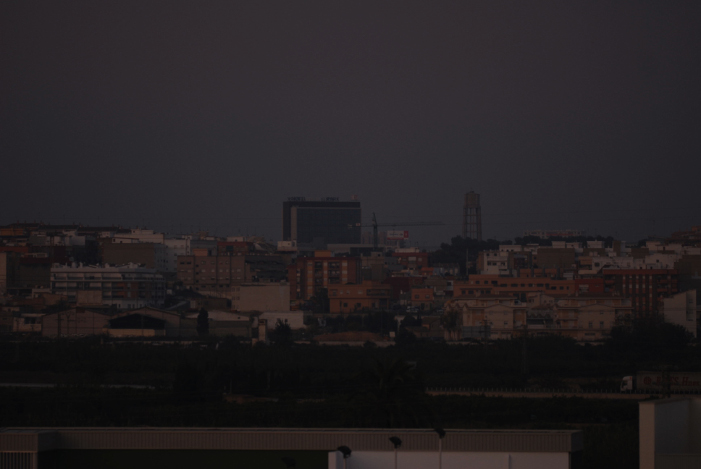
//> input picture 4_Linear_adjustment_and_histogram_equalize/VC_Morenora-Ramírez_170220/images/city.jpg, 701 x 469 px
$ ./histograma images/city.jpg   (built with g++ and OpenCV 4)
//> lines starting //> are read from the running program, lines starting //| are printed output that depends on the picture
#include <iostream>
#include <stdio.h>
#include <cmath>
#include <opencv2/opencv.hpp>

using namespace std;
using namespace cv;

void histograma(Mat im);
void ajuste_lineal(Mat image);
void plot(float H[]);

int main( int argc, char** argv ){

	if( argc != 2) {
	cout <<" Type currently the picture name and extension " << endl;
	return -1;
	}

	Mat im;
	im = imread(argv[1], CV_LOAD_IMAGE_COLOR);
//> im is the input picture: 469 rows x 701 cols, CV_8UC3; mean B, G, R 34.9, 32.8, 36.9

	if( !im.data ) {
	cout <<" Take care how type the picture name" <<endl ;
	return -1;
	}

	histograma(im);
	ajuste_lineal(im);

	return 0;
}

void histograma(Mat im){

	Mat image;
	cvtColor(im,image,CV_BGR2GRAY);

//  Vector del histograma inicializado en cero
	int h[256];
	for(int i=0; i<256; i++)
		h[i] = 0;

//	Se obtienen la ocurrencia de cada nivel de gris
	int num=0;
	for(int j=0; j<image.cols; j++){
		for(int i=0; i<image.rows; i++){
			num = image.data[i*image.cols + j];
			h[num]++;
		}
	}
//> this loop made 701 passes
//> num on passes 1 to 3: 24, 15, 18
//> after the loop, num = 30; h = 256 values, max 22816 at index 48, min 0 at index 0, mean 1284.3

//  Se normaliza y redondea el histograma
	float n = (image.rows)*(image.cols), Hn[256];
//> n = 328769
	int porc=255*50;

	for(int i=0; i<256; i++){
		if( ((h[i]/n)*porc)-floor((h[i]/n)*porc) < ceil((h[i]/n)*porc)-((h[i]/n)*porc) )
			Hn[i] = floor((h[i]/n)*porc);
		  else
		    Hn[i] = ceil((h[i]/n)*porc);
	}

// [16 lines of commented-out code are left out]

	plot(Hn);
//> the loop in plot, `for(int j=0; j<image.cols; j++)` made 256 passes
//> after the loop in plot, `for(int j=0; j<image.cols; j++)`:
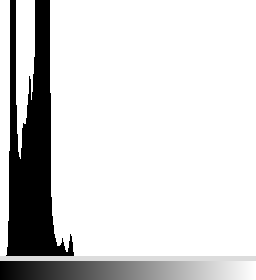
//> image: 280 rows x 256 cols, CV_8UC1; min 0, max 255, mean 214.5
}

void ajuste_lineal(Mat image){

	int Inmin, Inmax, factor, rows=image.rows, cols=image.cols;
//> rows = 469; cols = 701
	Mat newImage = image.clone();

	cout<<"\n Valor mínimo = ";cin>>Inmin;
//> the answer given: 100
	cout<<" Valor máximo = ";cin>>Inmax;
//> the answer given: 100
//> (the run ends here: the program crashes, at `factor = 255/(Inmax-Inmin);`)

$ run again, on 4_Linear_adjustment_and_histogram_equalize/VC_Morenora-Ramírez_170220/images/playa.png
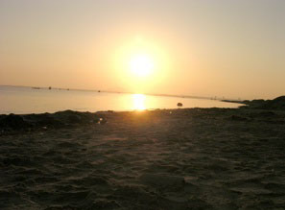
//> input picture 4_Linear_adjustment_and_histogram_equalize/VC_Morenora-Ramírez_170220/images/playa.png, 285 x 210 px
//> im is the input picture: 210 rows x 285 cols, CV_8UC3; mean B, G, R 91.5, 118.9, 133.7
//> in histograma, `cvtColor(im,image,CV_BGR2GRAY);`:
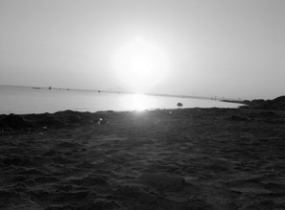
//> image: 210 rows x 285 cols, CV_8UC1; min 1, max 255, mean 120.2
//> the loop in histograma, `for(int j=0; j<image.cols; j++)` made 285 passes
//> num on passes 1 to 3: 27, 29, 32
//> after the loop in histograma, `for(int j=0; j<image.cols; j++)`: num = 26; h = 256 values, max 896 at index 25, min 0 at index 0, mean 233.8
//> after the loop in histograma, `for(int i=0; i<256; i++)`: Hn = 256 values, max 191 at index 25, min 0 at index 0, mean 49.81
//> the loop in plot, `for(int j=0; j<image.cols; j++)` made 256 passes
//> after the loop in plot, `for(int j=0; j<image.cols; j++)`:
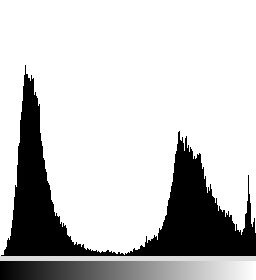
//> image: 280 rows x 256 cols, CV_8UC1; min 0, max 255, mean 200.4
